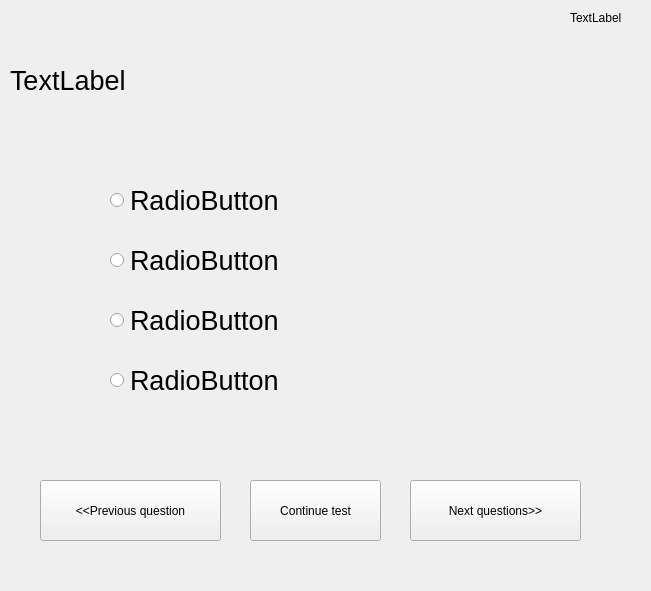
<?xml version="1.0" encoding="UTF-8"?>
<ui version="4.0">
 <class>Questions</class>
 <widget class="QMainWindow" name="Questions">
  <property name="geometry">
   <rect>
    <x>0</x>
    <y>0</y>
    <width>651</width>
    <height>591</height>
   </rect>
  </property>
  <property name="windowTitle">
   <string>MainWindow</string>
  </property>
  <property name="styleSheet">
   <string notr="true"/>
  </property>
  <widget class="QWidget" name="centralwidget">
   <widget class="QRadioButton" name="firstAnswer">
    <property name="geometry">
     <rect>
      <x>110</x>
      <y>180</y>
      <width>501</width>
      <height>41</height>
     </rect>
    </property>
    <property name="font">
     <font>
      <pointsize>20</pointsize>
     </font>
    </property>
    <property name="text">
     <string>RadioButton</string>
    </property>
   </widget>
   <widget class="QRadioButton" name="secondAnswer">
    <property name="geometry">
     <rect>
      <x>110</x>
      <y>240</y>
      <width>501</width>
      <height>41</height>
     </rect>
    </property>
    <property name="font">
     <font>
      <pointsize>20</pointsize>
     </font>
    </property>
    <property name="text">
     <string>RadioButton</string>
    </property>
   </widget>
   <widget class="QRadioButton" name="thirdAnswer">
    <property name="geometry">
     <rect>
      <x>110</x>
      <y>300</y>
      <width>501</width>
      <height>41</height>
     </rect>
    </property>
    <property name="font">
     <font>
      <pointsize>20</pointsize>
     </font>
    </property>
    <property name="text">
     <string>RadioButton</string>
    </property>
   </widget>
   <widget class="QRadioButton" name="fourthAnswer">
    <property name="geometry">
     <rect>
      <x>110</x>
      <y>360</y>
      <width>501</width>
      <height>41</height>
     </rect>
    </property>
    <property name="font">
     <font>
      <pointsize>20</pointsize>
     </font>
    </property>
    <property name="text">
     <string>RadioButton</string>
    </property>
   </widget>
   <widget class="QLabel" name="questionLabel">
    <property name="geometry">
     <rect>
      <x>10</x>
      <y>60</y>
      <width>621</width>
      <height>41</height>
     </rect>
    </property>
    <property name="font">
     <font>
      <pointsize>20</pointsize>
     </font>
    </property>
    <property name="text">
     <string>TextLabel</string>
    </property>
   </widget>
   <widget class="QLabel" name="timer">
    <property name="geometry">
     <rect>
      <x>570</x>
      <y>10</y>
      <width>60</width>
      <height>16</height>
     </rect>
    </property>
    <property name="text">
     <string>TextLabel</string>
    </property>
   </widget>
   <widget class="QPushButton" name="previousButton">
    <property name="geometry">
     <rect>
      <x>40</x>
      <y>480</y>
      <width>181</width>
      <height>61</height>
     </rect>
    </property>
    <property name="text">
     <string>&lt;&lt;Previous question</string>
    </property>
   </widget>
   <widget class="QPushButton" name="nextButton">
    <property name="geometry">
     <rect>
      <x>410</x>
      <y>480</y>
      <width>171</width>
      <height>61</height>
     </rect>
    </property>
    <property name="text">
     <string>Next questions&gt;&gt;</string>
    </property>
   </widget>
   <widget class="QPushButton" name="continueButton">
    <property name="geometry">
     <rect>
      <x>250</x>
      <y>480</y>
      <width>131</width>
      <height>61</height>
     </rect>
    </property>
    <property name="text">
     <string>Continue test</string>
    </property>
   </widget>
  </widget>
 </widget>
 <resources/>
 <connections/>
</ui>
